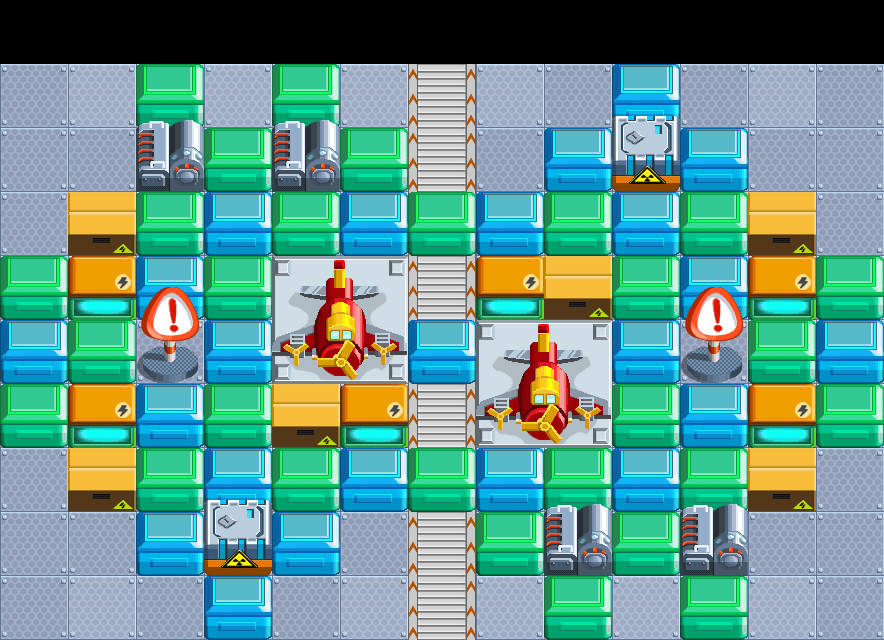

Tiled map render using the project's own tile images. Description and the map definition, with tile-layer contents summarised, below:
An orthogonal 13x10 tile map with 68x64 px tiles, 4 tile layers (bg, item, wall, fg) and 2 objects (player1, player2).

<map version="1.0" orientation="orthogonal" renderorder="right-down" width="13" height="10" tilewidth="68" tileheight="64" nextobjectid="7">
 <tileset firstgid="1" name="gongchang" tilewidth="68" tileheight="64" tilecount="45" columns="5">
  <image source="gongchang.png" width="340" height="576" />
  <tile id="3">
   <properties>
    <property name="block" value="1" />
   </properties>
  </tile>
  <tile id="4">
   <properties>
    <property name="block" value="1" />
   </properties>
  </tile>
  <tile id="5">
   <properties>
    <property name="block" value="1" />
   </properties>
  </tile>
  <tile id="6">
   <properties>
    <property name="block" value="1" />
    <property name="shadow" value="1" />
   </properties>
  </tile>
  <tile id="7">
   <properties>
    <property name="block" value="1" />
    <property name="shadow" value="1" />
   </properties>
  </tile>
  <tile id="8">
   <properties>
    <property name="block" value="1" />
    <property name="shadow" value="1" />
   </properties>
  </tile>
  <tile id="9">
   <properties>
    <property name="anim" value="2" />
    <property name="dir" value="up" />
   </properties>
  </tile>
  <tile id="10">
   <properties>
    <property name="block" value="1" />
    <property name="shadow" value="1" />
   </properties>
  </tile>
  <tile id="11">
   <properties>
    <property name="block" value="1" />
    <property name="shadow" value="1" />
   </properties>
  </tile>
  <tile id="15">
   <properties>
    <property name="block" value="1" />
   </properties>
  </tile>
  <tile id="16">
   <properties>
    <property name="block" value="1" />
   </properties>
  </tile>
  <tile id="17">
   <properties>
    <property name="block" value="1" />
    <property name="move" value="1" />
    <property name="shadow" value="1" />
   </properties>
  </tile>
  <tile id="18">
   <properties>
    <property name="block" value="1" />
   </properties>
  </tile>
  <tile id="19">
   <properties>
    <property name="block" value="1" />
   </properties>
  </tile>
  <tile id="23">
   <properties>
    <property name="block" value="1" />
   </properties>
  </tile>
  <tile id="24">
   <properties>
    <property name="block" value="1" />
   </properties>
  </tile>
  <tile id="25">
   <properties>
    <property name="block" value="1" />
   </properties>
  </tile>
  <tile id="26">
   <properties>
    <property name="block" value="1" />
   </properties>
  </tile>
  <tile id="30">
   <properties>
    <property name="anim" value="5" />
    <property name="dir" value="up" />
   </properties>
  </tile>
  <tile id="44">
   <properties>
    <property name="block" value="1" />
   </properties>
  </tile>
 </tileset>
 <layer name="bg" width="13" height="10">
  <data>[130 cells, 117 non-empty, 3 distinct tile ids]</data>
 </layer>
 <layer name="item" width="13" height="10">
  <data>[130 cells, 63 non-empty, 4 distinct tile ids]</data>
 </layer>
 <layer name="wall" width="13" height="10">
  <data>[130 cells, 16 non-empty, 7 distinct tile ids]</data>
 </layer>
 <layer name="fg" width="13" height="10">
  <data>[130 cells, 8 non-empty, 3 distinct tile ids]</data>
 </layer>
 <objectgroup name="players">
  <object id="1" name="player1" x="35" y="90">
   <properties>
    <property name="playertype" value="player" />
   </properties>
  </object>
  <object id="2" name="player2" x="37" y="600">
   <properties>
    <property name="playertype" value="npc10" />
   </properties>
  </object>
 </objectgroup>
</map>
